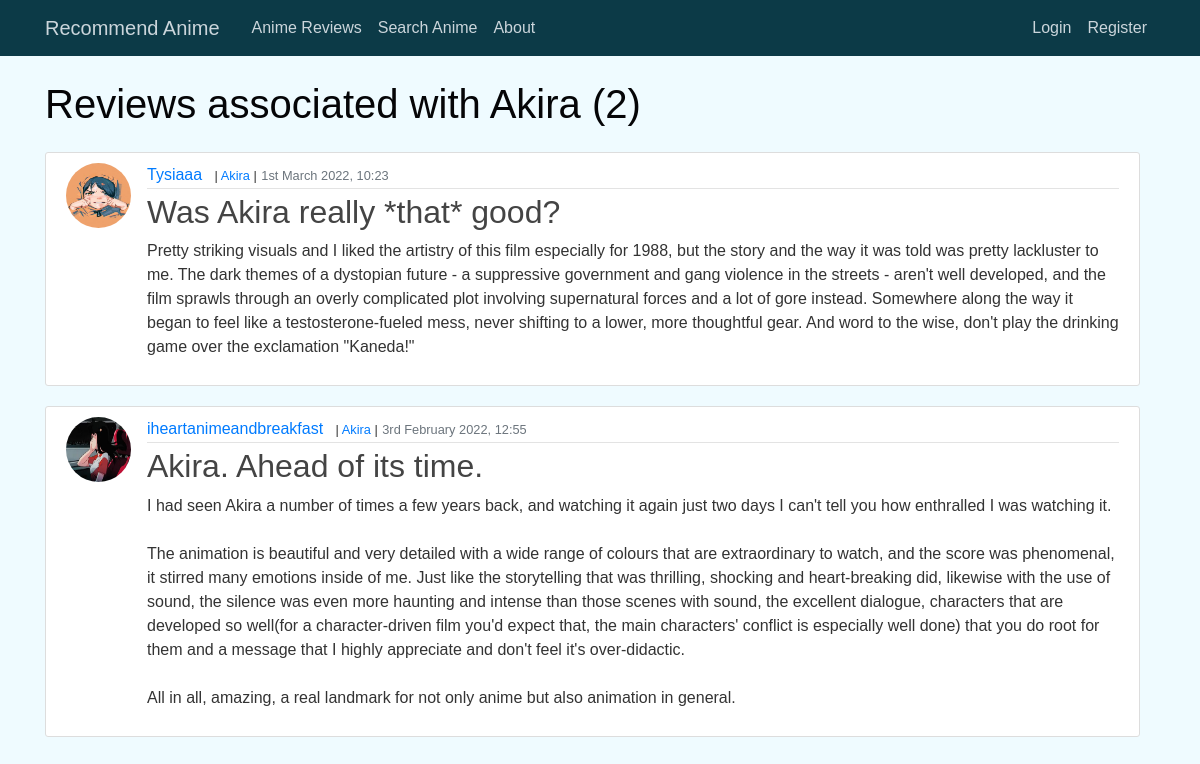
Screenshot of /reviews/anime/Akira/ with the database file from the repository.
### recommend/models.py (models this page shows, shortened)
class Anime(models.Model):
    title = models.CharField(max_length=200)
    type = models.CharField(max_length=7)
    episodes = models.IntegerField()
    status = models.CharField(max_length=10)
    year = models.IntegerField()
    picture = models.CharField(max_length=200)
    tags = models.ManyToManyField(Tag)

class Review(models.Model):
    head = models.CharField(max_length=80)
    body = models.TextField(max_length=2000)
    date_posted = models.DateTimeField(default=timezone.now)
    author = models.ForeignKey(User, on_delete=models.CASCADE) #if user is deleted, choose what happens to reviews
    associated_anime = models.ForeignKey(Anime, on_delete= models.SET_NULL, null=True)

### users/models.py (models this page shows, shortened)
class Profile(models.Model):
    user = models.OneToOneField(User, on_delete=models.CASCADE)
    profile_pic = models.ImageField(default='defaultUser.jpg', upload_to='profile_pics')

### reviews/views.py (the view)
# urls.py: path('anime/<str:title>/', AnimeReviewListView.as_view(), name='anime-reviews'),
class AnimeReviewListView(ListView):
    model = Review
    template_name = 'anime_reviews.html'
    context_object_name = 'reviews'
    paginate_by = 6
    def get_queryset(self):
        anime = get_object_or_404(Anime, title=self.kwargs.get('title')) #kwargs query paramaters, gets username from url
        return Review.objects.filter(associated_anime=anime).order_by('-date_posted')

### templates/anime_reviews.html (shortened to what this page needs)
{% extends "base.html" %}
{%block content %}
    <h1 class="mb-4">Reviews associated with {{ view.kwargs.title }} ({{ page_obj.paginator.count }})</h1>
    {% for review in reviews %}
        <article class="media content-section">
            <img class ="rounded-circle article-img" src="{{ review.author.profile.profile_pic.url }}">
            <div class="media-body">
            <div class="article-metadata">
                <a class="mr-2" href="{% url 'user-reviews' review.author.username %}">{{ review.author }}</a>
                {% if review.associated_anime %}
                    <small>| <a href = "{% url 'anime-reviews' review.associated_anime.title %}">{{ review.associated_anime.title }}</a> |</small>
                {% endif %}
                <small class="text-muted">{{ review.date_posted|date:"jS F Y, H:i" }}</small>
            </div>
            <h2><a class="article-title" href="{% url 'reviews-detail' review.id %}">{{ review.head }}</a></h2>
            <p class="article-content">{{ review.body }}</p>
            </div>
        </article>
    {% endfor %}
{% endblock content %}

### static/style.css (style rules this page uses)
body { font-family: Sans-Serif; background: #effbff; color: #333333; margin-top: 5rem; }
h1, h2, h3, h4, h5, h6 { color: #050507; }
.content-section { background: #ffffff; padding: 10px 20px; border: 1px solid #dddddd; border-radius: 3px; margin-bottom: 20px; width: 150%; }
.article-title { color: #444444; }
.article-content { white-space: pre-line; }
.article-img { height: 65px; width: 65px; margin-right: 16px; }
.article-metadata { padding-bottom: 1px; margin-bottom: 4px; border-bottom: 1px solid #e3e3e3 }

### rows the page displays
Anime: kwargs "Akira"
Review: author.profile.profile_pic (picture), author "Tysiaaa", associated_anime "Akira", date_posted "1st March 2022, 10:23", head "Was Akira really *that* good?", body "Pretty striking visuals and I liked the artistry of this film especially for 1988, but the story and the way it was told was pretty lackluster to me. The dark themes of a dystopian future - a suppressive government and gang violence in the streets - aren't well developed, and the film sprawls through an overly complicated plot involving supernatural forces and a lot of gore instead. Somewhere along the way it began to feel like a testosterone-fueled mess, never shifting to a lower, more thoughtful gear. And word to the wise, don't play the drinking game over the exclamation \"Kaneda!\""
Review: author.profile.profile_pic (picture), author "iheartanimeandbreakfast", associated_anime "Akira", date_posted "3rd February 2022, 12:55", head "Akira. Ahead of its time.", body "I had seen Akira a number of times a few years back, and watching it again just two days I can't tell you how enthralled I was watching it. The animation is beautiful and very detailed with a wide range of colours that are extraordinary to watch, and the score was phenomenal, it stirred many emotions inside of me. Just like the storytelling that was thrilling, shocking and heart-breaking did, likewise with the use of sound, the silence was even more haunting and intense than those scenes with sound, the excellent dialogue, characters that are developed so well(for a character-driven film you'd expect that, the main characters' conflict is especially well done) that you do root for them and…"

### other values shown
{{ page_obj.paginator.count }} "2"
